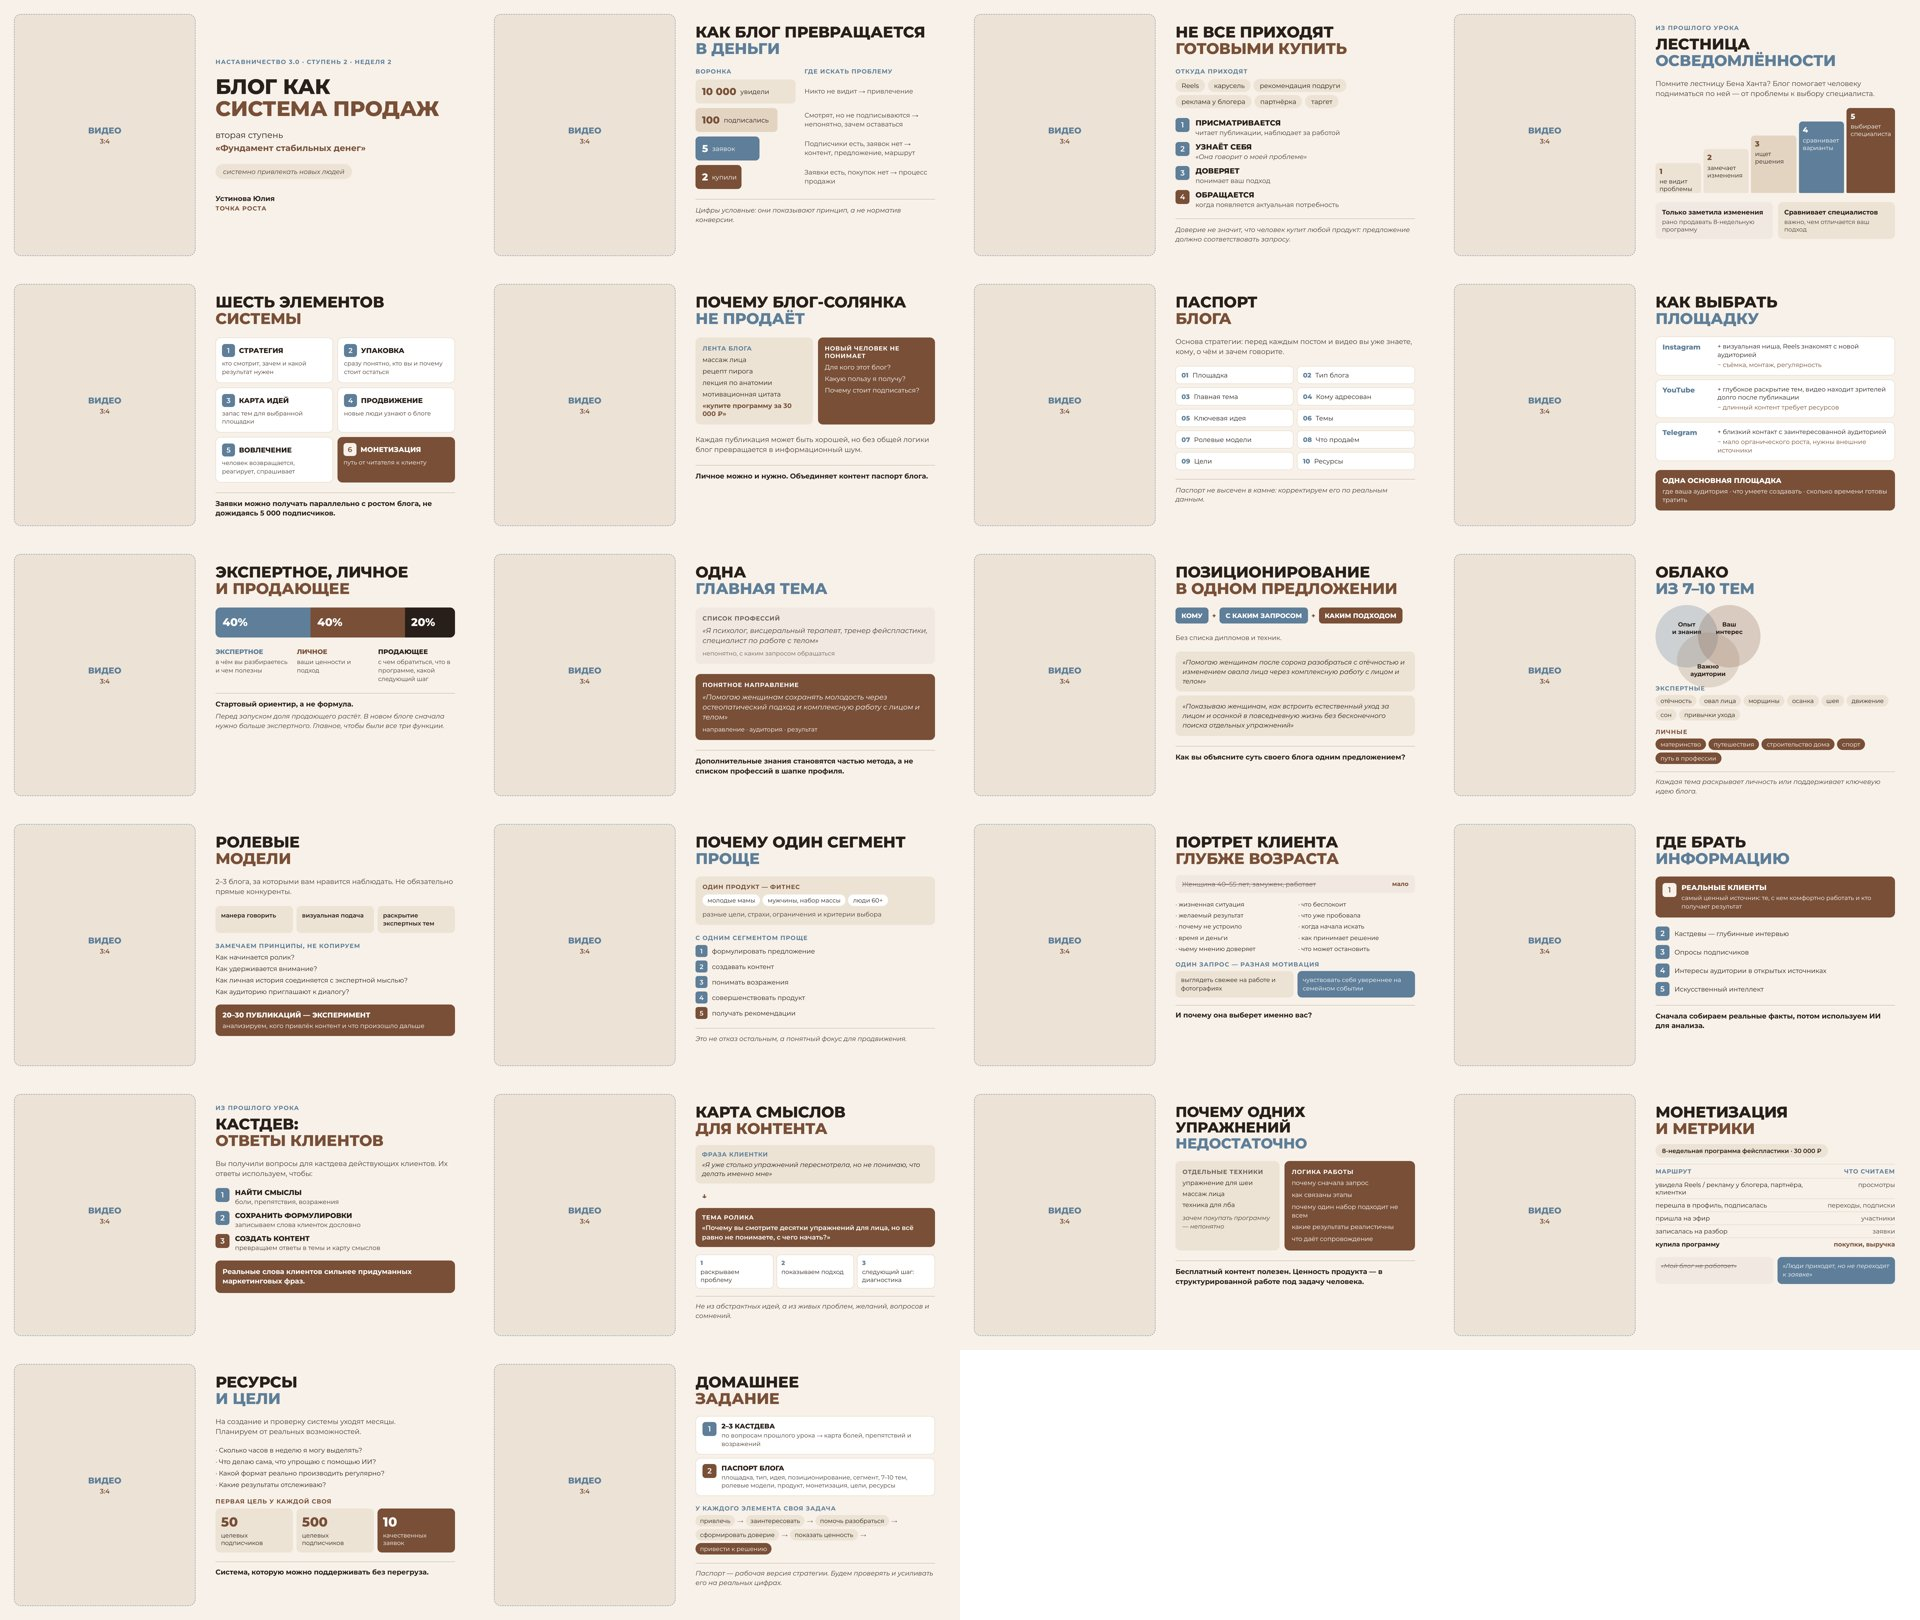

Recreate this plot in Python.
from PIL import Image
import glob
fs = sorted(glob.glob("D:/montage_work/blog_stupen2/slides_hd/slide*.png"))
print(len(fs), Image.open(fs[0]).size)
W, H = 480, 270
cols = 4
rows = (len(fs) + cols - 1) // cols
sh = Image.new("RGB", (cols * W, rows * H), "white")
for i, f in enumerate(fs):
    im = Image.open(f).convert("RGB").resize((W, H))
    sh.paste(im, ((i % cols) * W, (i // cols) * H))
sh.save("D:/montage_work/sheet.jpg", quality=85)
